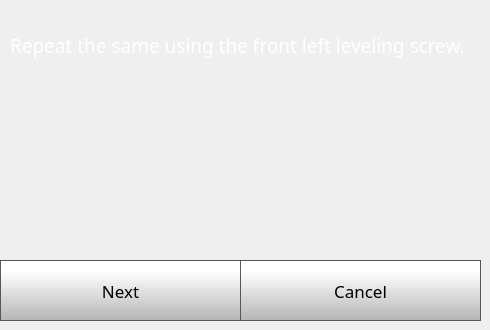
    <widget class="QWidget" name="quickStep3Page">
     <widget class="QPushButton" name="quickStep3CancelButton">
      <property name="geometry">
       <rect>
        <x>240</x>
        <y>260</y>
        <width>241</width>
        <height>61</height>
       </rect>
      </property>
      <property name="font">
       <font>
        <family>Gotham</family>
        <pointsize>13</pointsize>
       </font>
      </property>
      <property name="styleSheet">
       <string notr="true">QPushButton {
     border: 1px solid rgb(87, 87, 87);
	background-color: qlineargradient(spread:pad, x1:0, y1:1, x2:0, y2:0.188, stop:0 rgba(180, 180, 180, 255), stop:1 rgba(255, 255, 255, 255));


}

QPushButton:pressed {
    background-color: qlineargradient(x1: 0, y1: 0, x2: 0, y2: 1,
                                      stop: 0 #dadbde, stop: 1 #f6f7fa);
}

QPushButton:flat {
    border: none; /* no border for a flat push button */
}

QPushButton:default {
    border-color: navy; /* make the default button prominent */
}

QPushButton:focus {
	outline: none;
}</string>
      </property>
      <property name="text">
       <string>Cancel</string>
      </property>
      <property name="iconSize">
       <size>
        <width>40</width>
        <height>40</height>
       </size>
      </property>
     </widget>
     <widget class="QPushButton" name="quickStep3NextButton">
      <property name="geometry">
       <rect>
        <x>0</x>
        <y>260</y>
        <width>241</width>
        <height>61</height>
       </rect>
      </property>
      <property name="font">
       <font>
        <family>Gotham</family>
        <pointsize>13</pointsize>
       </font>
      </property>
      <property name="styleSheet">
       <string notr="true">QPushButton {
     border: 1px solid rgb(87, 87, 87);
	background-color: qlineargradient(spread:pad, x1:0, y1:1, x2:0, y2:0.188, stop:0 rgba(180, 180, 180, 255), stop:1 rgba(255, 255, 255, 255));


}

QPushButton:pressed {
    background-color: qlineargradient(x1: 0, y1: 0, x2: 0, y2: 1,
                                      stop: 0 #dadbde, stop: 1 #f6f7fa);
}

QPushButton:flat {
    border: none; /* no border for a flat push button */
}

QPushButton:default {
    border-color: navy; /* make the default button prominent */
}

QPushButton:focus {
	outline: none;
}</string>
      </property>
      <property name="text">
       <string>Next</string>
      </property>
      <property name="iconSize">
       <size>
        <width>40</width>
        <height>40</height>
       </size>
      </property>
     </widget>
     <widget class="QLabel" name="calibrateLabel_10">
      <property name="geometry">
       <rect>
        <x>10</x>
        <y>20</y>
        <width>461</width>
        <height>51</height>
       </rect>
      </property>
      <property name="font">
       <font>
        <family>Gotham</family>
        <pointsize>14</pointsize>
        <weight>50</weight>
        <bold>false</bold>
       </font>
      </property>
      <property name="styleSheet">
       <string notr="true">color: rgb(255, 255, 255);</string>
      </property>
      <property name="text">
       <string>Repeat the same using the front left leveling screw.</string>
      </property>
      <property name="wordWrap">
       <bool>true</bool>
      </property>
     </widget>
    </widget>
